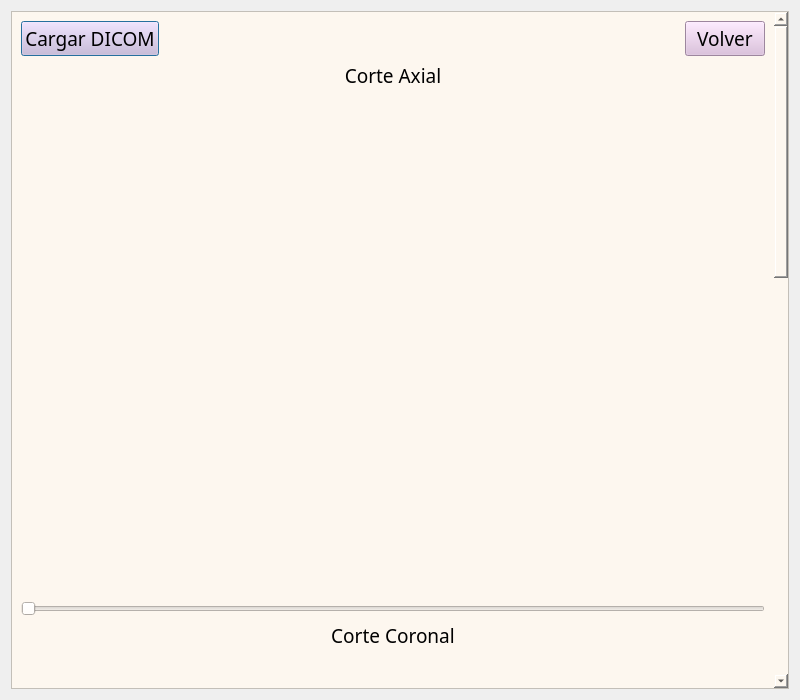
<?xml version="1.0" encoding="UTF-8"?>
<ui version="4.0">
 <class>Dialog</class>
 <widget class="QDialog" name="Dialog">
  <property name="geometry">
   <rect>
    <x>0</x>
    <y>0</y>
    <width>800</width>
    <height>700</height>
   </rect>
  </property>
  <property name="windowTitle">
   <string>Visualizador DICOM</string>
  </property>
  <layout class="QVBoxLayout" name="mainLayout">
   <item>
    <widget class="QScrollArea" name="scrollArea">
     <property name="styleSheet">
      <string notr="true">background-color: rgb(253, 247, 239);</string>
     </property>
     <property name="widgetResizable">
      <bool>true</bool>
     </property>
     <widget class="QWidget" name="scrollAreaWidgetContents">
      <property name="geometry">
       <rect>
        <x>0</x>
        <y>-1096</y>
        <width>755</width>
        <height>1772</height>
       </rect>
      </property>
      <layout class="QVBoxLayout" name="main_vertical_layout">
       <item>
        <layout class="QHBoxLayout" name="top_buttons_layout">
         <item>
          <widget class="QPushButton" name="boton_cargar">
           <property name="font">
            <font>
             <family>Tw Cen MT Condensed</family>
             <pointsize>14</pointsize>
            </font>
           </property>
           <property name="styleSheet">
            <string notr="true">background-color: rgb(220, 187, 221);</string>
           </property>
           <property name="text">
            <string>Cargar DICOM</string>
           </property>
          </widget>
         </item>
         <item>
          <spacer name="expandingSpacer">
           <property name="orientation">
            <enum>Qt::Horizontal</enum>
           </property>
           <property name="sizeHint" stdset="0">
            <size>
             <width>40</width>
             <height>20</height>
            </size>
           </property>
          </spacer>
         </item>
         <item>
          <widget class="QPushButton" name="boton_volver">
           <property name="font">
            <font>
             <family>Tw Cen MT Condensed</family>
             <pointsize>14</pointsize>
            </font>
           </property>
           <property name="styleSheet">
            <string notr="true">background-color: rgb(220, 187, 221);</string>
           </property>
           <property name="text">
            <string>Volver</string>
           </property>
          </widget>
         </item>
        </layout>
       </item>
       <item>
        <layout class="QVBoxLayout" name="layout_axial">
         <item>
          <widget class="QLabel" name="label">
           <property name="font">
            <font>
             <family>Tw Cen MT Condensed</family>
             <pointsize>14</pointsize>
            </font>
           </property>
           <property name="text">
            <string>Corte Axial</string>
           </property>
           <property name="alignment">
            <set>Qt::AlignHCenter</set>
           </property>
          </widget>
         </item>
         <item>
          <widget class="QWidget" name="campo_grafico_axial" native="true">
           <property name="minimumSize">
            <size>
             <width>500</width>
             <height>500</height>
            </size>
           </property>
           <property name="font">
            <font>
             <family>Tw Cen MT Condensed</family>
             <pointsize>14</pointsize>
            </font>
           </property>
          </widget>
         </item>
         <item>
          <widget class="QSlider" name="slider_axial">
           <property name="orientation">
            <enum>Qt::Horizontal</enum>
           </property>
          </widget>
         </item>
        </layout>
       </item>
       <item>
        <layout class="QVBoxLayout" name="layout_coronal">
         <item>
          <widget class="QLabel" name="label">
           <property name="font">
            <font>
             <family>Tw Cen MT Condensed</family>
             <pointsize>14</pointsize>
            </font>
           </property>
           <property name="text">
            <string>Corte Coronal</string>
           </property>
           <property name="alignment">
            <set>Qt::AlignHCenter</set>
           </property>
          </widget>
         </item>
         <item>
          <widget class="QWidget" name="campo_grafico_coronal" native="true">
           <property name="minimumSize">
            <size>
             <width>500</width>
             <height>500</height>
            </size>
           </property>
           <property name="font">
            <font>
             <family>Tw Cen MT Condensed</family>
             <pointsize>14</pointsize>
            </font>
           </property>
          </widget>
         </item>
         <item>
          <widget class="QSlider" name="slider_coronal">
           <property name="orientation">
            <enum>Qt::Horizontal</enum>
           </property>
          </widget>
         </item>
        </layout>
       </item>
       <item>
        <layout class="QVBoxLayout" name="layout_sagital">
         <item>
          <widget class="QLabel" name="label">
           <property name="font">
            <font>
             <family>Tw Cen MT Condensed</family>
             <pointsize>14</pointsize>
            </font>
           </property>
           <property name="text">
            <string>Corte Sagital</string>
           </property>
           <property name="alignment">
            <set>Qt::AlignHCenter</set>
           </property>
          </widget>
         </item>
         <item>
          <widget class="QWidget" name="campo_grafico_sagital" native="true">
           <property name="minimumSize">
            <size>
             <width>500</width>
             <height>500</height>
            </size>
           </property>
           <property name="font">
            <font>
             <family>Tw Cen MT Condensed</family>
             <pointsize>14</pointsize>
            </font>
           </property>
          </widget>
         </item>
         <item>
          <widget class="QSlider" name="slider_sagital">
           <property name="orientation">
            <enum>Qt::Horizontal</enum>
           </property>
          </widget>
         </item>
        </layout>
       </item>
      </layout>
     </widget>
    </widget>
   </item>
  </layout>
 </widget>
 <resources/>
 <connections/>
</ui>
